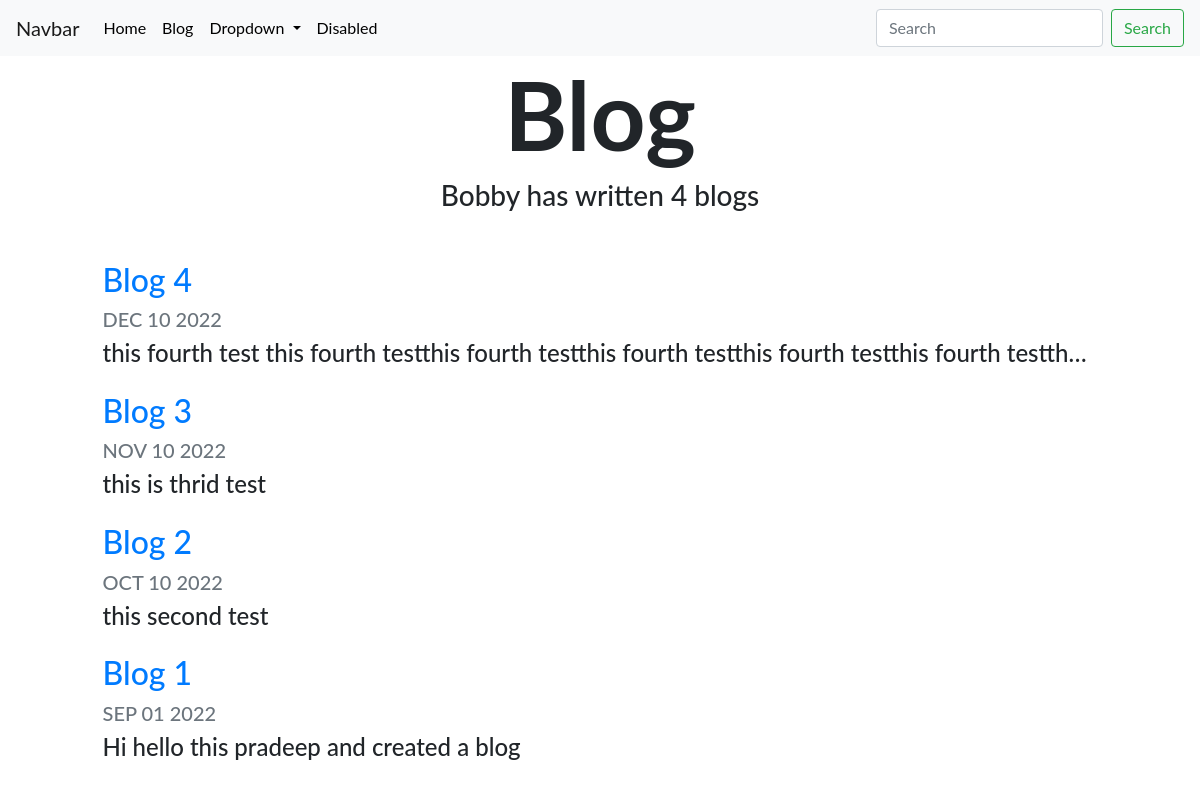
/blog/, run on an earlier commit of the app's database.
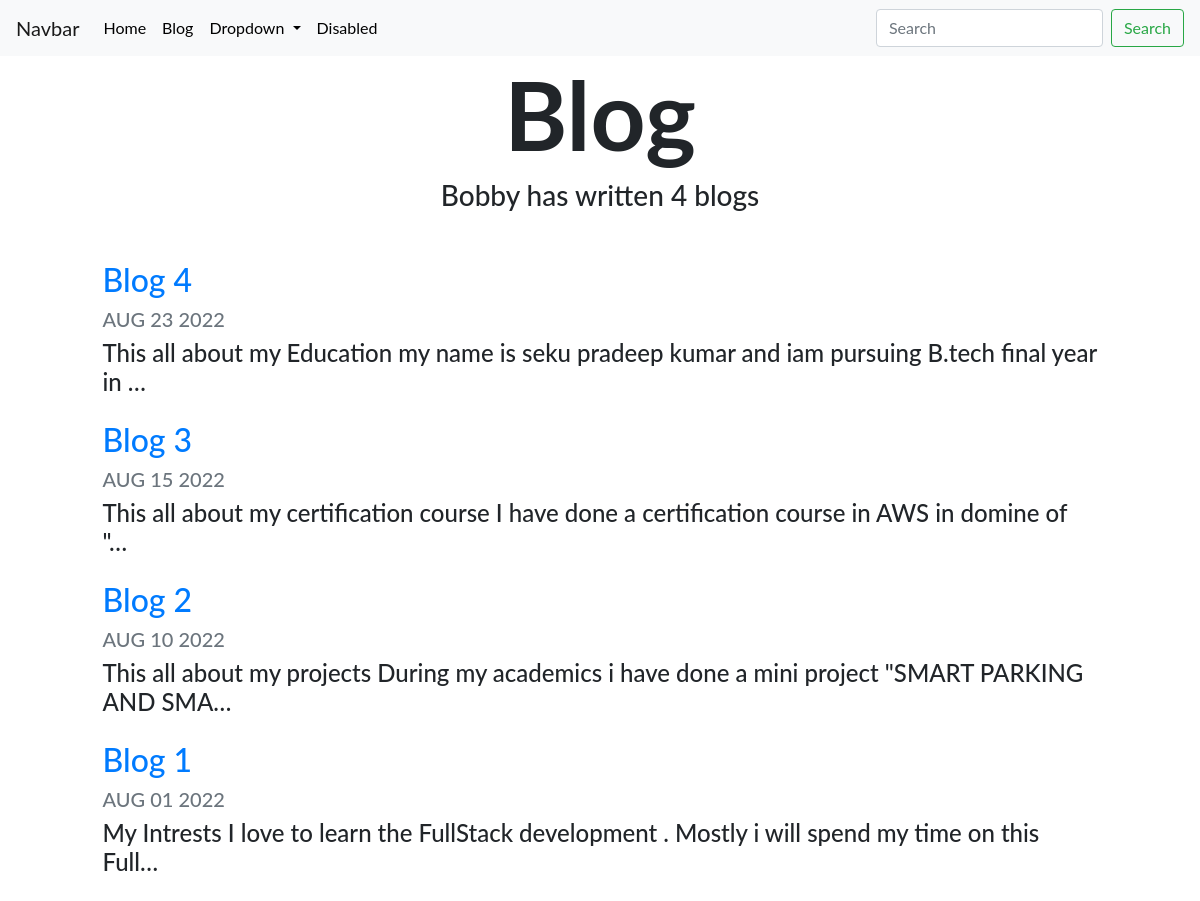
And on a later commit of the database.
### blog/models.py (models this page shows, shortened)
class project_blog(models.Model):
      title = models.CharField(max_length=100)
      description = models.TextField(max_length=2000, default='DEFAULT VALUE')
      date = models.DateField(default='2020-10-10')

### blog/views.py (the view)
# urls.py: path('',views.all_blog, name='all_blog'),
def all_blog(request):
    blogs=project_blog.objects.order_by('-date')[:5]
    return render(request,'blog/all_blog.html',{'blogs':blogs})

### blog/templates/blog/all_blog.html
{% extends "portfolio/base.html" %}
{% load static %}
{% block content %}
<h1 id="blogtitle" class="font-weight-bold text-center">Blog</h1>
<h3 class="text-center mb-5">Bobby has written {{ blogs.count }} blog{{ blogs.count|pluralize }}</h3>
{% for blog in blogs %}
<div class="row justify-content-center my-3">
  <div class="col-md-10">
    <a href="{% url 'blog:detail' blog.id %}">
      <h2>{{ blog.title }}</h2>
    </a>
    <h5 class="text-muted">{{ blog.date|date:'M d Y'|upper }}</h5>
    <h4>{{ blog.description|striptags|truncatechars:100 }}</h4>
  </div>
</div>
{% endfor %}
{% endblock %}

### portfolio/templates/portfolio/base.html (shortened to what this page needs)
<!doctype html>
<html lang="en">
  <head>
    <link rel="stylesheet" href="https://cdn.jsdelivr.net/npm/bootstrap@4.0.0/dist/css/bootstrap.min.css">
    {% load static %}
    <link rel="stylesheet" href="{% static "portfolio/custom.css" %}">
  </head>
  <body>
    <nav class="navbar navbar-expand-lg navbar-light bg-light">
  <a class="navbar-brand" href="#">Navbar</a>
  <div class="collapse navbar-collapse" id="navbarSupportedContent">
    <ul class="navbar-nav mr-auto">
      <li class="nav-item active">
        <a class="nav-link" href="http://127.0.0.1:8000/home/">Home <span class="sr-only">(current)</span></a>
      </li>
      <li class="nav-item">
        <a class="nav-link" href="{% url 'blog:all_blog' %}">Blog
        </a>
      </li>
      <li class="nav-item dropdown">
        <a class="nav-link dropdown-toggle" href="#" id="navbarDropdown" role="button" data-toggle="dropdown" aria-haspopup="true" aria-expanded="false">
          Dropdown
        </a>
      </li>
      <li class="nav-item">
        <a class="nav-link disabled" href="#">Disabled</a>
      </li>
    </ul>
    <form class="form-inline my-2 my-lg-0">
      <input class="form-control mr-sm-2" type="search" placeholder="Search" aria-label="Search">
      <button class="btn btn-outline-success my-2 my-sm-0" type="submit">Search</button>
    </form>
  </div>
</nav>
{% block content %}{% endblock %}
  </body>
</html>

### portfolio/static/portfolio/custom.css (style rules this page uses)
.navbar-nav .nav-link { color: rgba(0,0,0,1) !important; }
body { font-family: 'Lato', sans-serif; }
#blogtitle { font-size: 6rem; }

What changed in the data, as far as the page shows it:
changed project_blog "Blog 4": date "DEC 10 2022" → "AUG 23 2022"; description "this fourth test this fourth testthis fourth testthis fourth testthis fourth testthis fourth testth…" → "This all about my Education my name is seku pradeep kumar and iam pursuing B.tech final year in …"
changed project_blog "Blog 3": date "NOV 10 2022" → "AUG 15 2022"; description "this is thrid test" → "This all about my certification course I have done a certification course in AWS in domine of \"…"
changed project_blog "Blog 2": date "OCT 10 2022" → "AUG 10 2022"; description "this second test" → "This all about my projects During my academics i have done a mini project \"SMART PARKING AND SMA…"
changed project_blog "Blog 1": date "SEP 01 2022" → "AUG 01 2022"; description "Hi hello this pradeep and created a blog" → "My Intrests I love to learn the FullStack development . Mostly i will spend my time on this Full…"
